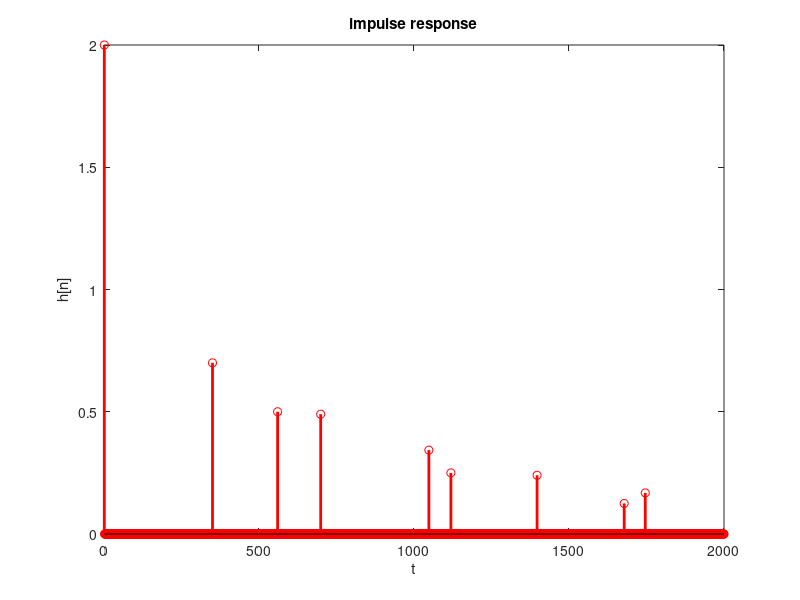

The MATLAB source for this figure:
x = zeros(1,2000);
x(1) = 1;

y1 = filter(1,[1 zeros(1,348) -0.7],x);
y2 = filter(1,[1 zeros(1,558) -0.5],x);

y = y1+y2;
t = 1:2000;

stem(t,y,'r','linewidth',2);
xlabel('t');
ylabel('h[n]');
title('impulse response');